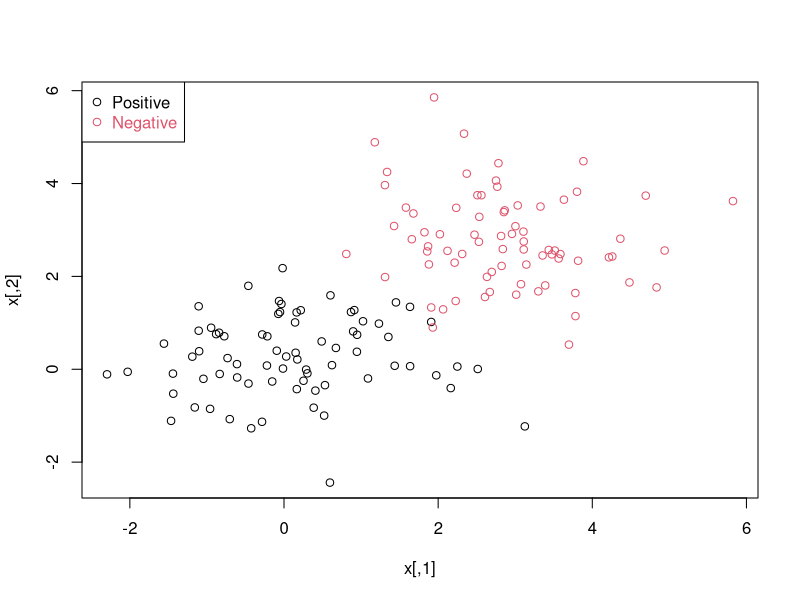
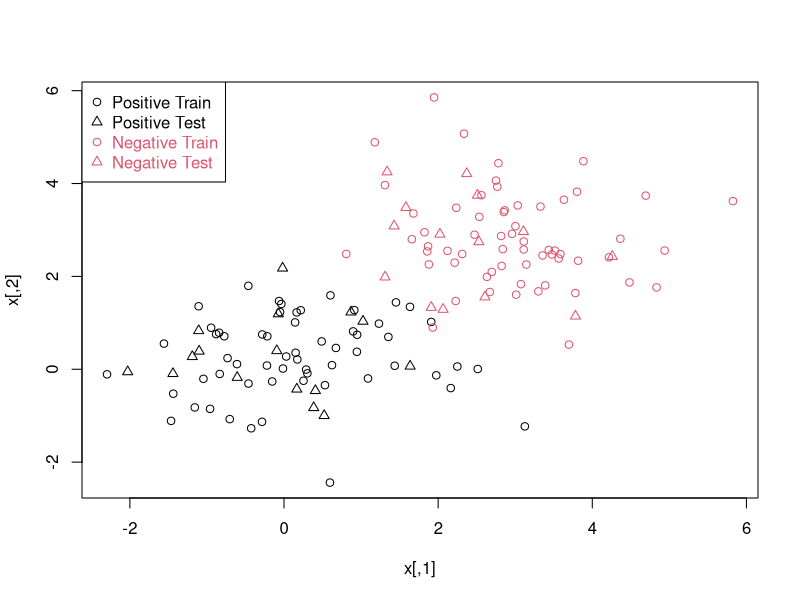
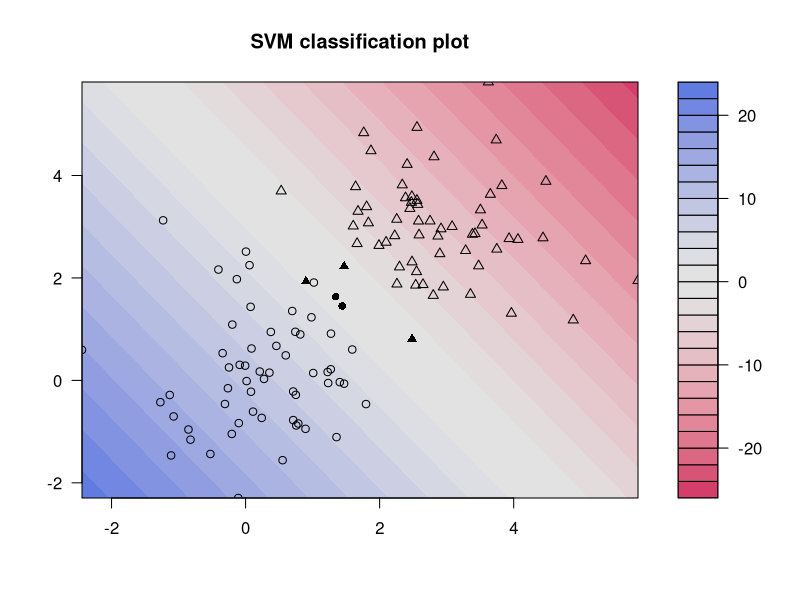
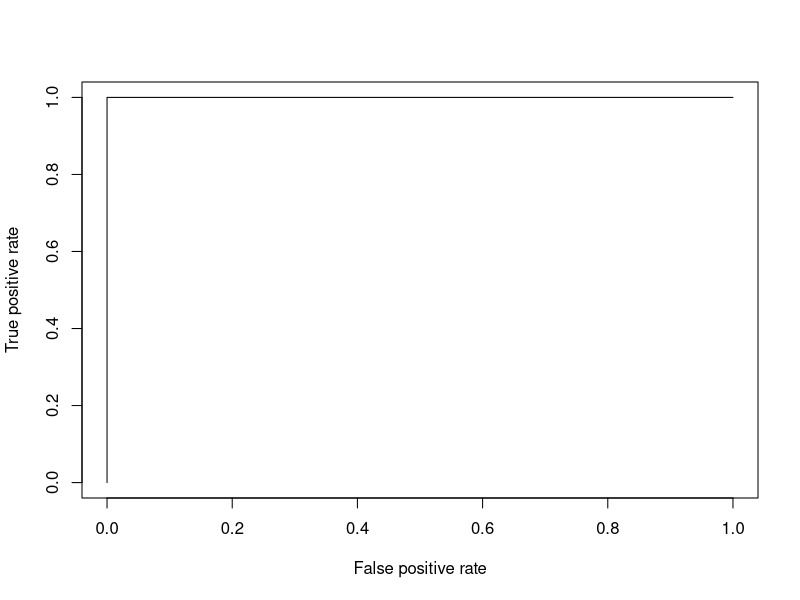
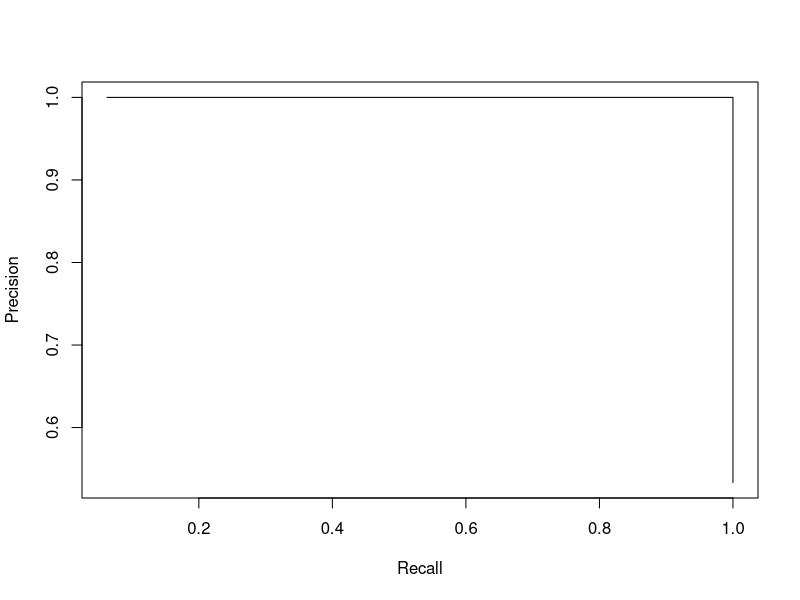
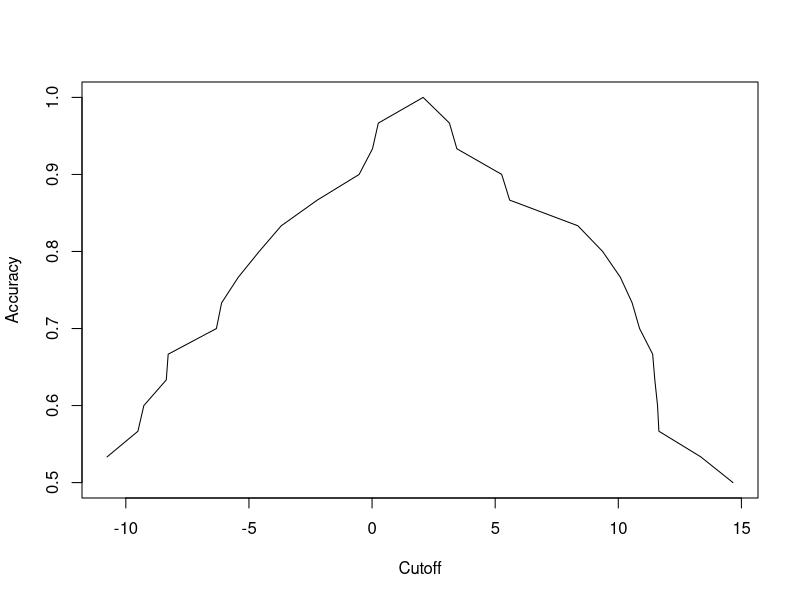
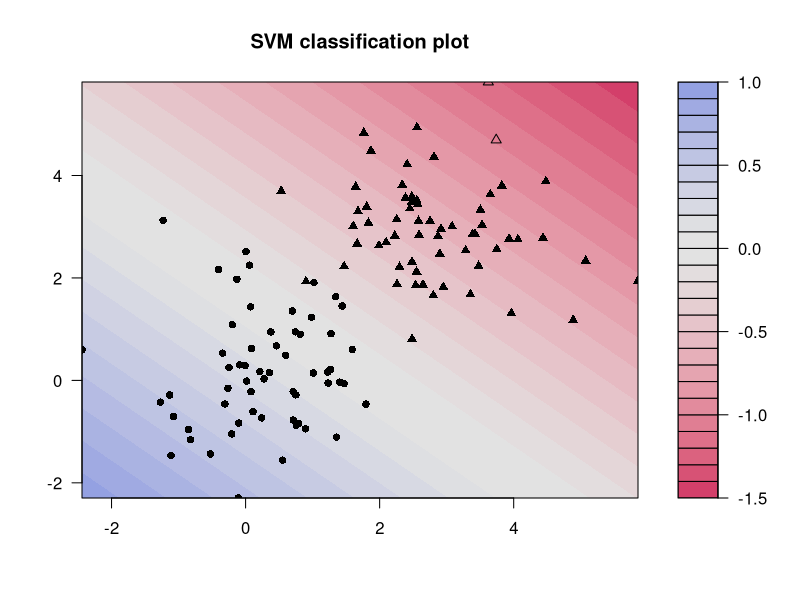
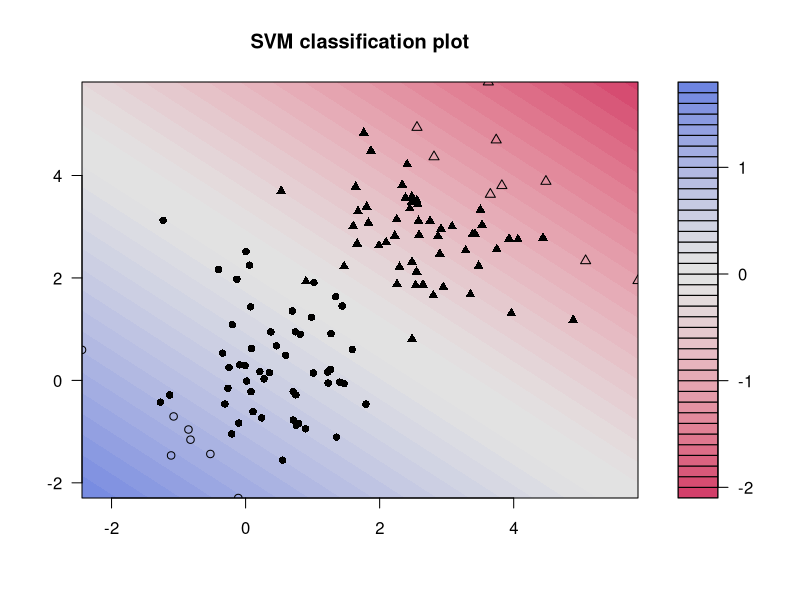

Recreate these plots in R, in order.
## ---- chunk 1
n <- 150 # Number of datapoints
p <- 2   # dimension

sigma <- 1   # variance of the distribution
meanpos <- 0 # centre of the distribution of positive examples
meanneg <- 3 # centre of the distribution of negative examples

npos <- round(n/2) # number of positive examples
nneg <- n-npos     # number of negative examples
## ---- chunk 2
# Generate the positive and negative examples
xpos <- matrix(rnorm(npos*p, mean=meanpos, sd=sigma), npos, p)
xneg <- matrix(rnorm(nneg*p, mean=meanneg, sd=sigma), nneg, p)
x <- rbind(xpos, xneg)

# Generate the labels
y <- matrix(c(rep(1, npos), rep(-1, nneg)))

# Visualize the data
plot(x, col=ifelse(y>0,1,2))
legend("topleft", c('Positive', 'Negative'), col=seq(2), pch=1, text.col=seq(2))
## ---- chunk 3
ntrain <- round(n*0.8)  # Number of training examples
tindex <- sample(n, ntrain) # indices of training samples
xtrain <- x[tindex,]
xtest  <- x[-tindex,]

ytrain <- y[tindex,]
ytest  <- y[-tindex,]

istrain <- rep(0, n)
istrain[tindex] <- 1

# Visualize
plot(x, col=ifelse(y > 0,1,2), pch=ifelse(istrain == 1,1,2))
legend('topleft', c('Positive Train', 'Positive Test', 'Negative Train', 'Negative Test'), col=c(1,1,2,2), pch=c(1,2,1,2), text.col=c(1,1,2,2))
## ---- chunk 4
# Load the package with the SVM functions
library(kernlab)

# Train the SVM
svp <- ksvm(xtrain, ytrain, type='C-svc', kernel='vanilladot', C=100, scaled=c())
## ---- chunk 5
# a general summary
svp

# Attributes you can acces
attributes(svp)

# For instance, the support vectors
alpha(svp)
alphaindex(svp)
b(svp)

# Use the built-in function to pretty-plot the classifier
plot(svp,data=xtrain)
## ---- chunk 6
# Predict the labels on test
ypred <- predict(svp, xtest)
table(ytest, ypred)

# Compute accuracy
sum(ypred==ytest)/length(ytest)

# Compute at the prediction scores
ypredscore = predict(svp, xtest, type='decision')
# Check that the predicted labels are the sign of the scores
table(ypredscore > 0, ypred)
## ---- chunk 7
library(ROCR)

pred <- prediction(ypredscore, ytest)

# Plot ROC Curve
perf <- performance(pred, measure = 'tpr', x.measure = 'fpr')
plot(perf)

# Plot Precision/Recall curve
perf <- performance(pred, measure = 'prec', x.measure = 'rec')
plot(perf)

# Plot accuracy as function of threshold
perf <- performance(pred, measure = 'acc')
plot(perf)
## ---- chunk 8
# The function ksvm is able to run a k fold cross-validation accuracy, let's consider a k=5
svp <- ksvm(x, y, type='C-svc', kernel='vanilladot', C=1, scaled=c(), cross=5)

print(cross(svp))
## ---- chunk 9
for (i in 2^seq(-10,15)){
  print(i)
  svp <- ksvm(xtrain, ytrain, type='C-svc', kernel='vanilladot', C=i, scaled=c())
  par(ask=T)
  plot(svp, data=xtrain)
}
## ---- chunk 10
cs <- c()
errors <- c()

for (i in 2^seq(-10,15)){
  svp <- ksvm(xtrain, ytrain, type='C-svc', kernel='vanilladot', C=i, scaled=c(), cross=5)
  
  cs <- append(cs, i)
  errors <- append(errors, error(svp))
}

plot(errors~cs)
## ---- chunk 11
n <- 150 # Number of datapoints
p <- 2   # dimension

sigma <- 1   # variance of the distribution
meanpos <- 0 # centre of the distribution of positive examples
meanneg <- 1 # centre of the distribution of negative examples

npos <- round(n/2) # number of positive examples
nneg <- n-npos     # number of negative examples

# Generate the positive and negative examples
xpos <- matrix(rnorm(npos*p, mean=meanpos, sd=sigma), npos, p)
xneg <- matrix(rnorm(nneg*p, mean=meanneg, sd=sigma), nneg, p)
x <- rbind(xpos, xneg)

# Generate the labels
y <- matrix(c(rep(1, npos), rep(-1, nneg)))

# Visualize the data
plot(x, col=ifelse(y>0,1,2))
legend("topleft", c('Positive', 'Negative'), col=seq(2), pch=1, text.col=seq(2))

ntrain <- round(n*0.8)  # Number of training examples
tindex <- sample(n, ntrain) # indices of training samples
xtrain <- x[tindex,]
xtest  <- x[-tindex,]

ytrain <- y[tindex,]
ytest  <- y[-tindex,]

istrain <- rep(0, n)
istrain[tindex] <- 1

# Visualize
plot(x, col=ifelse(y > 0,1,2), pch=ifelse(istrain == 1,1,2))
legend('topleft', c('Positive Train', 'Positive Test', 'Negative Train', 'Negative Test'), col=c(1,1,2,2), pch=c(1,2,1,2), text.col=c(1,1,2,2))

# Train the SVM
svp <- ksvm(xtrain, ytrain, type='C-svc', kernel='vanilladot', C=100, scaled=c())

# a general summary
svp

# Attributes you can acces
attributes(svp)

# For instance, the support vectors
alpha(svp)
alphaindex(svp)
b(svp)

# Use the built-in function to pretty-plot the classifier
plot(svp,data=xtrain)

# Predict the labels on test
ypred <- predict(svp, xtest)
table(ytest, ypred)

# Compute accuracy
sum(ypred==ytest)/length(ytest)

# Compute at the prediction scores
ypredscore = predict(svp, xtest, type='decision')
# Check that the predicted labels are the sign of the scores
table(ypredscore > 0, ypred)

pred <- prediction(ypredscore, ytest)

# Plot ROC Curve
perf <- performance(pred, measure = 'tpr', x.measure = 'fpr')
plot(perf)

# Plot Precision/Recall curve
perf <- performance(pred, measure = 'prec', x.measure = 'rec')
plot(perf)

# Plot accuracy as function of threshold
perf <- performance(pred, measure = 'acc')
plot(perf)

# The function ksvm is able to run a k fold cross-validation accuracy, let's consider a k=5
svp <- ksvm(x, y, type='C-svc', kernel='vanilladot', C=1, scaled=c(), cross=5)

print(cross(svp))

for (i in 2^seq(-10,15)){
  print(i)
  svp <- ksvm(xtrain, ytrain, type='C-svc', kernel='vanilladot', C=i, scaled=c())
  par(ask=T)
  plot(svp, data=xtrain)
}

cs <- c()
errors <- c()

for (i in 2^seq(-10,15)){
  svp <- ksvm(xtrain, ytrain, type='C-svc', kernel='vanilladot', C=i, scaled=c(), cross=5)
  
  cs <- append(cs, i)
  errors <- append(errors, error(svp))
}

plot(errors~cs)
## ---- chunk 12
# Generate the dataset:
n <- 75 # Number of datapoints
p <- 2   # dimension

sigma <- 0.8   # variance of the distribution
meanpos1 <- 0 # centre of the distribution of positive examples
meanpos2 <- 3 # centre of the distribution of positive examples

meanneg1 <- 0 # centre of the distribution of negative examples
meanneg2 <- 3 # centre of the distribution of negative examples

npos <- round(n/2) # number of positive examples
nneg <- n-npos     # number of negative examples

# Generate the positive and negative examples
xpos1 <- matrix(rnorm(npos*p, mean=meanpos1, sd=sigma), npos, p)
xpos2 <- matrix(rnorm(npos*p, mean=meanpos2, sd=sigma), npos, p)

xpos <- rbind(xpos1,xpos2)

xneg1 <- matrix(rnorm(nneg*p, mean=meanneg1, sd=sigma), nneg, p)
xneg2 <- matrix(rnorm(nneg*p, mean=meanneg2, sd=sigma), nneg, p)
xneg <- cbind(xneg1, xneg2)
xneg1 <- xneg[,c(1,3)]
xneg2 <- xneg[,c(4,2)]
xneg <- rbind(xneg1, xneg2)

x <- rbind(xpos, xneg)

# Generate the labels
y <- matrix(c(rep(1, npos*2), rep(-1, nneg*2)))

# Visualize the data
plot(x, col=ifelse(y>0,1,2))
legend("topleft", c('Positive', 'Negative'), col=seq(2), pch=1, text.col=seq(2))

ntrain <- round(n*0.8)  # Number of training examples
tindex <- sample(n, ntrain) # indices of training samples
xtrain <- x[tindex,]
xtest  <- x[-tindex,]

ytrain <- y[tindex,]
ytest  <- y[-tindex,]

istrain <- rep(0, n)
istrain[tindex] <- 1

# Visualize
plot(x, col=ifelse(y > 0,1,2), pch=ifelse(istrain == 1,1,2))
legend('topleft', c('Positive Train', 'Positive Test', 'Negative Train', 'Negative Test'), col=c(1,1,2,2), pch=c(1,2,1,2), text.col=c(1,1,2,2))
## ---- chunk 13
svp <- ksvm(x, y, type="C-svc", kernel='rbf', kpar=list(sigma=1), C=1)

# Visualize
plot(svp, data=x)
## ---- chunk 14
# Train a nonlinear SVM with automatic selection of sigma by heuristic
svp <- ksvm(x, y, type='C-svc', kernel='rbf', C=1)
# Visualize 
plot(svp, data=x)
## ---- chunk 15
xtest <- matrix(c(0,0,3,0), 2, 2)
ytest <- c(-1,1)
ypred <- predict(svp,xtest)
table(ytest,ypred)
## ---- chunk 16
library(e1071)
m <- svm(Species~., data = iris)
plot(m, iris, Petal.Width ~ Petal.Length, slice = list(Sepal.Width = 3, Sepal.Length = 4))
